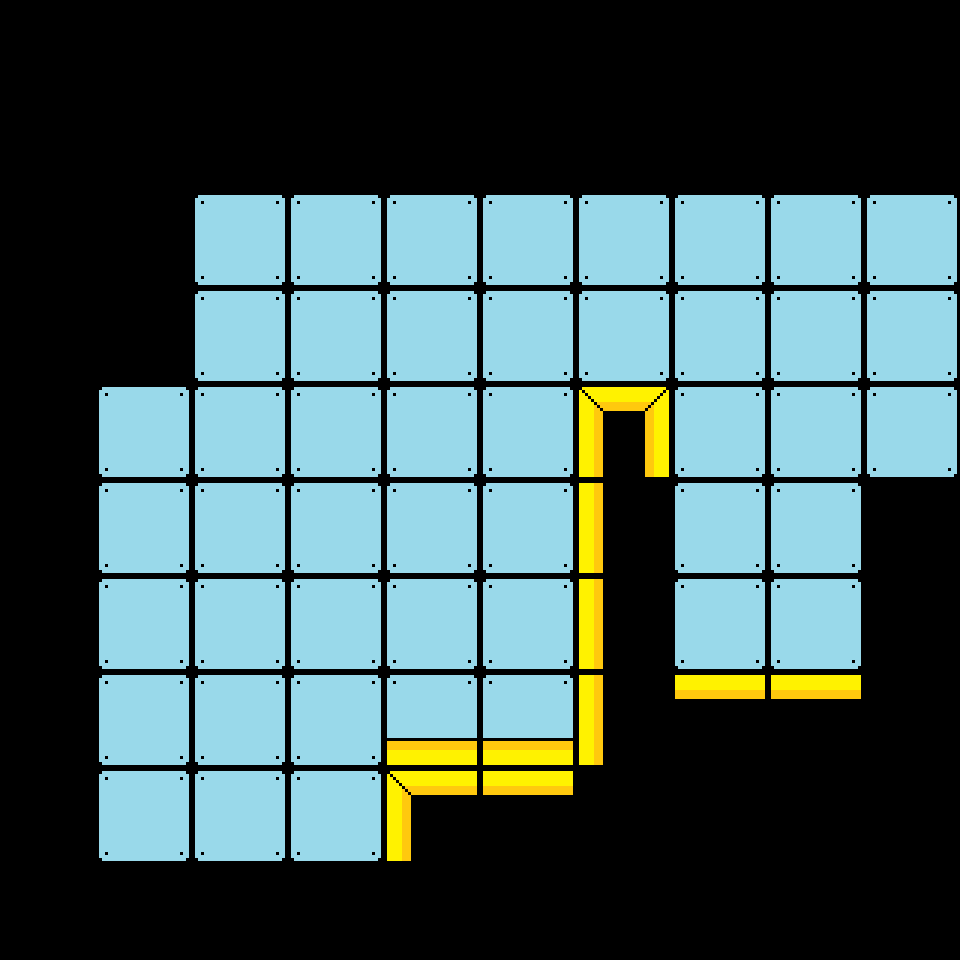

Below is a game level as drawn by its tile map, then a one-line description and the .tmx file that defines it, in full:
An orthogonal 10x10 tile map with 96x96 px tiles, 2 tile layers (pavimento, Muri) and 1 object.

<map version="1.5" tiledversion="1.7.2" orientation="orthogonal" renderorder="right-down" width="10" height="10" tilewidth="96" tileheight="96" infinite="0" nextlayerid="3" nextobjectid="1">
 <tileset firstgid="1" name="testMap" tilewidth="96" tileheight="96" tilecount="14" columns="7">
  <image source="../../../../public/assets/images/test/testMap.png" width="672" height="192" />
  <tile id="0">
   <properties>
    <property name="collides" type="bool" value="false" />
   </properties>
  </tile>
  <tile id="1">
   <properties>
    <property name="collides" type="bool" value="true" />
   </properties>
  </tile>
  <tile id="2">
   <properties>
    <property name="collides" type="bool" value="true" />
   </properties>
  </tile>
  <tile id="3">
   <properties>
    <property name="collides" type="bool" value="true" />
   </properties>
  </tile>
  <tile id="4">
   <properties>
    <property name="collides" type="bool" value="true" />
   </properties>
  </tile>
  <tile id="5">
   <properties>
    <property name="collides" type="bool" value="true" />
   </properties>
  </tile>
  <tile id="6">
   <properties>
    <property name="collides" type="bool" value="true" />
   </properties>
  </tile>
  <tile id="7">
   <properties>
    <property name="collides" type="bool" value="true" />
   </properties>
  </tile>
  <tile id="8">
   <properties>
    <property name="collides" type="bool" value="true" />
   </properties>
   <objectgroup draworder="index" id="2">
    <object id="1" x="0.510367" y="66.6029" width="95.949" height="29.6013" />
   </objectgroup>
  </tile>
  <tile id="9">
   <properties>
    <property name="collides" type="bool" value="true" />
   </properties>
  </tile>
  <tile id="10">
   <properties>
    <property name="collides" type="bool" value="true" />
   </properties>
  </tile>
  <tile id="11">
   <properties>
    <property name="collides" type="bool" value="true" />
   </properties>
  </tile>
  <tile id="12">
   <properties>
    <property name="collides" type="bool" value="true" />
   </properties>
  </tile>
  <tile id="13">
   <properties>
    <property name="collides" type="bool" value="true" />
   </properties>
  </tile>
 </tileset>
 <layer id="1" name="pavimento" width="10" height="10">
  <data encoding="csv">
0,0,0,0,0,0,0,0,0,0,
0,0,0,0,0,0,0,0,0,0,
0,0,1,1,1,1,1,1,1,1,
0,0,1,1,1,1,1,1,1,1,
0,1,1,1,1,1,0,1,1,1,
0,1,1,1,1,1,0,1,1,0,
0,1,1,1,1,1,0,1,1,0,
0,1,1,1,1,1,0,0,0,0,
0,1,1,1,0,0,0,0,0,0,
0,0,0,0,0,0,0,0,0,0
</data>
 </layer>
 <layer id="2" name="Muri" width="10" height="10">
  <data encoding="csv">
0,0,0,0,0,0,0,0,0,0,
0,0,0,0,0,0,0,0,0,0,
0,0,0,0,0,0,0,0,0,0,
0,0,0,0,0,0,0,0,0,0,
0,0,0,0,0,0,13,0,0,0,
0,0,0,0,0,0,8,0,0,0,
0,0,0,0,0,0,8,0,0,0,
0,0,0,0,9,9,8,3221225481,3221225481,0,
0,0,0,0,11,3221225481,0,0,0,0,
0,0,0,0,0,0,0,0,0,0
</data>
 </layer>
</map>